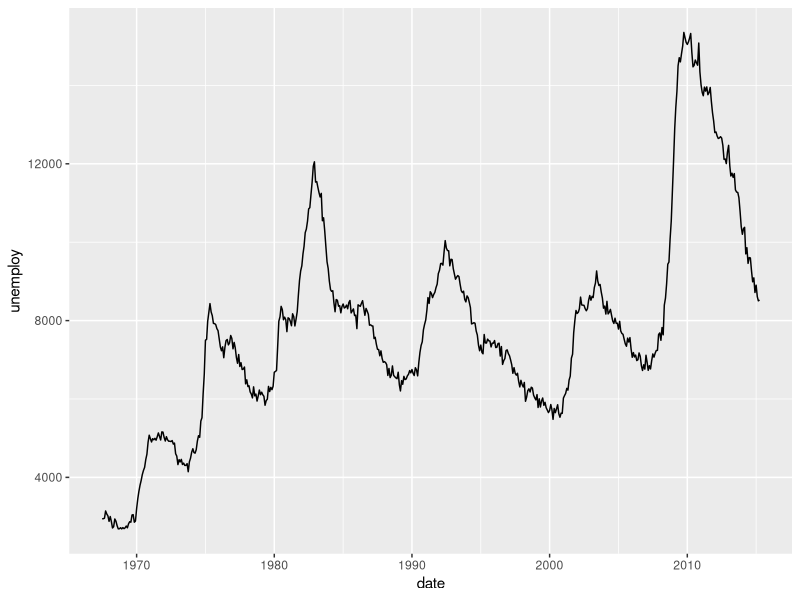
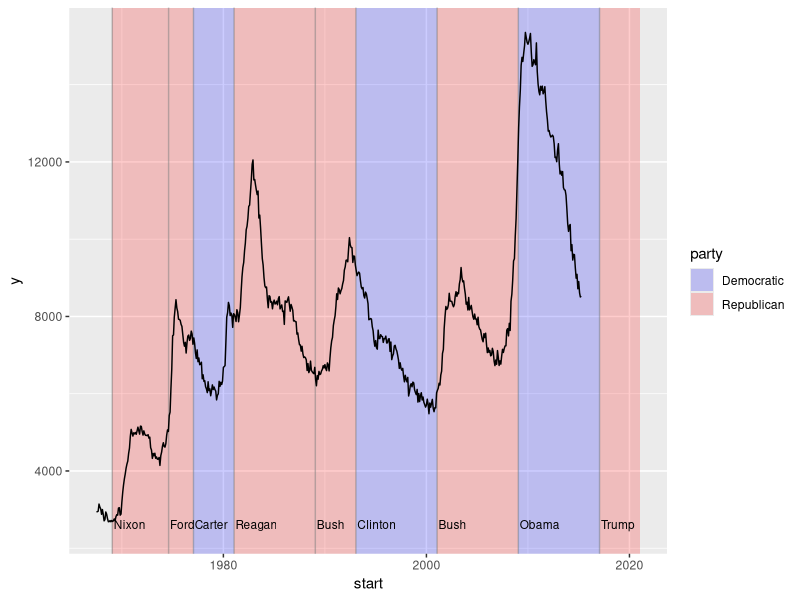
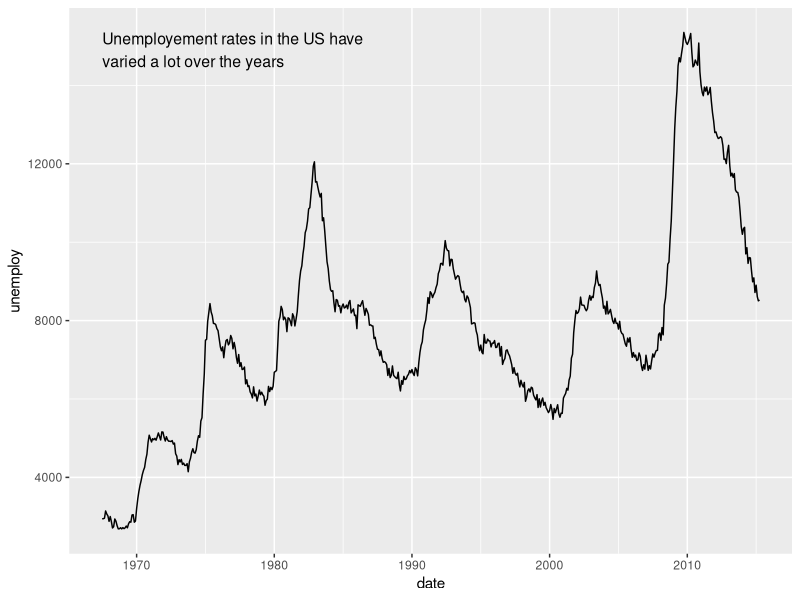
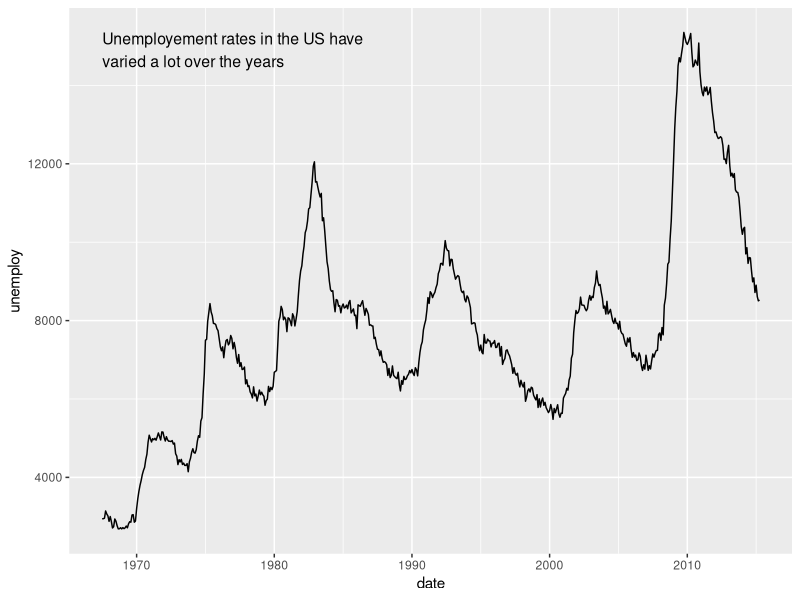
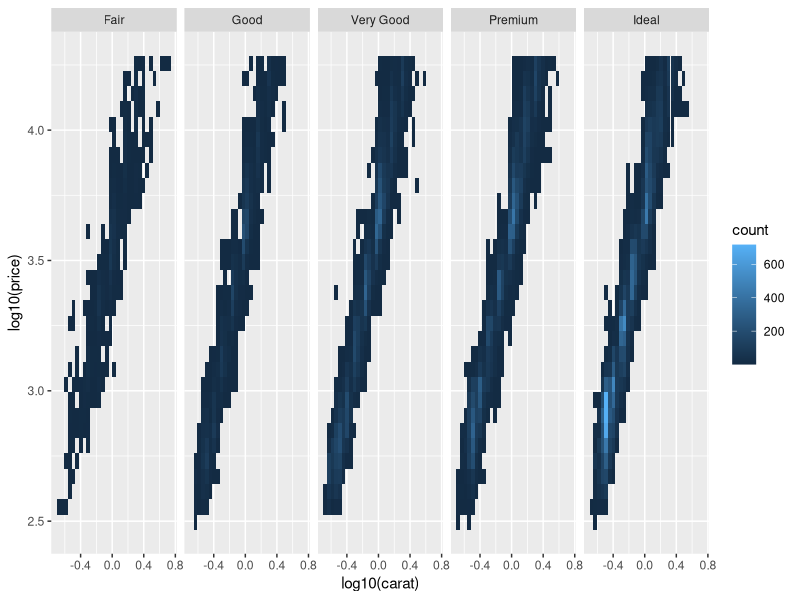
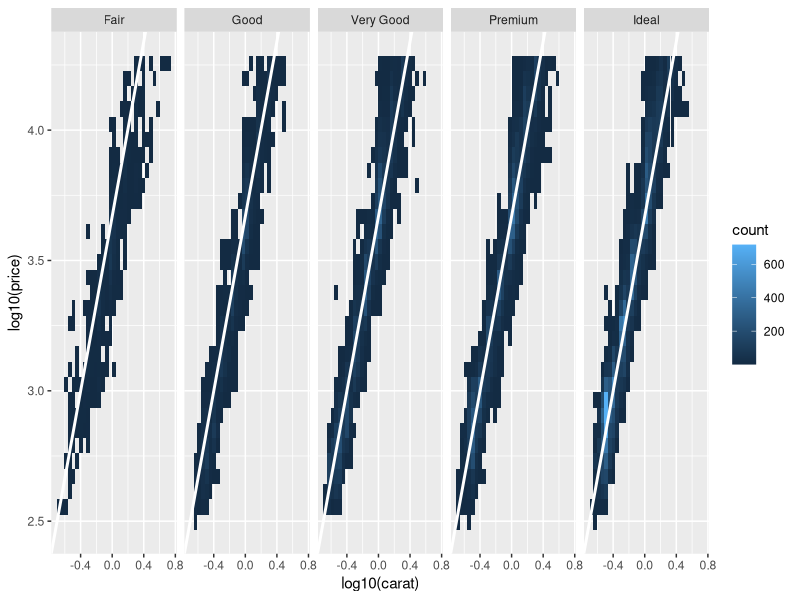

Source code (R) for these figures, in order:

# -------------------------------------------------------------------------

library(ggplot2)

# -------------------------------------------------------------------------

# Annotations add metadata to your plot. But metadata is just data, so you
# can use:
#   • geom_text() to add text descriptions or to label points Most plots will
# not benefit from adding text to every single observation on the plot, but
# labelling outliers and other important points is very useful.
#   • geom_rect() to highlight interesting rectangular regions of the plot.
# geom_rect() has aesthetics xmin , xmax , ymin and ymax .
#   • geom_line(), geom_path() and geom segment() to add lines. All these geoms
# have an arrow parameter, which allows you to place an arrowhead on the
# line. Create arrowheads with arrow() , which has arguments angle , length ,
# ends and type .
#   • geom_vline() , geom_hline() and geom_abline() allow you to add reference
# lines (sometimes called rules), that span the full range of the plot.
# -------------------------------------------------------------------------

# To show off the basic idea, we’ll draw a time series of unemployment:

# -------------------------------------------------------------------------

ggplot(economics, aes(date, unemploy)) + 
  geom_line()

# -------------------------------------------------------------------------

presidential <- subset(presidential, start > economics$date[1])
head(presidential)

# -------------------------------------------------------------------------

ggplot(economics) +
  geom_rect(
    aes(xmin = start, xmax = end, fill = party),
    ymin = -Inf, ymax = Inf, alpha = 0.2,
    data = presidential
  ) +
  geom_vline(
    aes(xintercept = as.numeric(start)),
    data = presidential,
    colour = "grey50", alpha = 0.5
  ) +
    geom_text(
    aes(x = start, y = 2500, label = name),data = presidential,
    size = 3, vjust = 0, hjust = 0, nudge_x = 50
  ) +
  geom_line(aes(date, unemploy)) +
  scale_fill_manual(values = c("blue", "red"))

# -------------------------------------------------------------------------
# To add a single annotation #

# -------------------------------------------------------------------------

yrng <- range(economics$unemploy)
xrng <- range(economics$date)

caption <- paste(strwrap("Unemployement rates in the US have varied 
                         a lot over the years", 40), collapse="\n")
ggplot(economics, aes(date, unemploy)) + 
  geom_line()+
  geom_text(
    aes(x, y, label=caption), 
    data = data.frame(x=xrng[1], y=yrng[2], caption= caption), 
    hjust=0, vjust=1, size=4
  )
# or 
ggplot(economics, aes(date, unemploy)) + 
  geom_line() + 
  annotate("text", x = xrng[1], y=yrng[2], label= caption, 
           hjust=0, vjust=1, size=4)

# -------------------------------------------------------------------------

# Annotations, particularly reference lines, are also useful when comparing
# groups across facets. In the following plot, it’s much easier to see the subtle
# differences if we add a reference line.

# -------------------------------------------------------------------------

ggplot(diamonds, aes(log10(carat), log10(price))) + 
  geom_bin2d() + 
  facet_wrap(~cut, nrow = 1)

# -------------------------------------------------------------------------

mod_coef <- coef(lm(log10(price) ~ log10(carat), data = diamonds))

ggplot(diamonds, aes(log10(carat), log10(price))) + 
  geom_bin2d() + 
  geom_abline(intercept = mod_coef[1], slope = mod_coef[2], color="white", 
              size=1) + 
  facet_wrap(~cut, nrow = 1)
